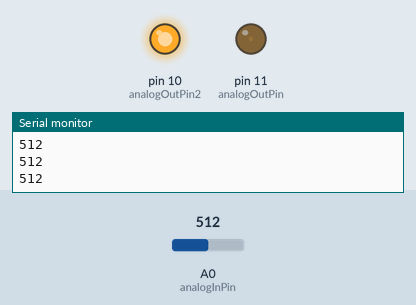
A sketch run on a simulated Arduino Uno, built with avr-gcc and run on an emulated ATmega328P. Parts: output pins drawn as LEDs (lit = HIGH), the last lines printed to the serial monitor. The inputs (shaded band) are chosen by the test bench; at power-on: A0 (analogInPin) = 512.

Above: at 1.2 s.
1.3 s: A0 (analogInPin) set to 716
At 2.3 s:
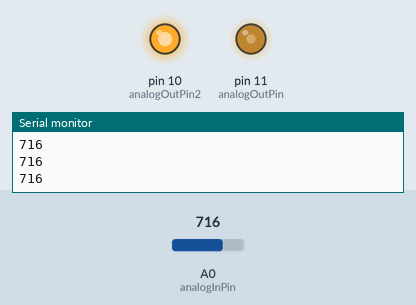
2.8 s: A0 (analogInPin) set to 900
At 3.6 s:
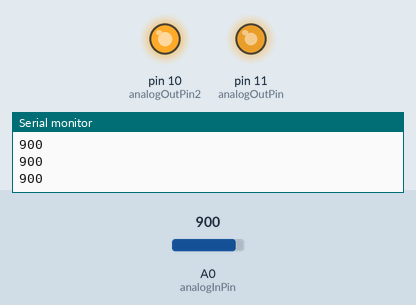
4.3 s: A0 (analogInPin) set to 306
At 4.6 s:
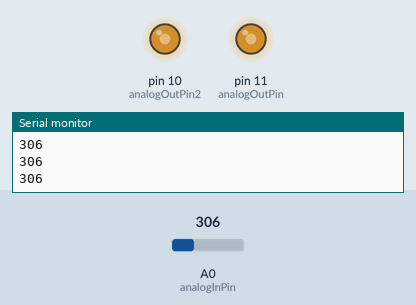
5.8 s: A0 (analogInPin) set to 511
At 7.0 s:
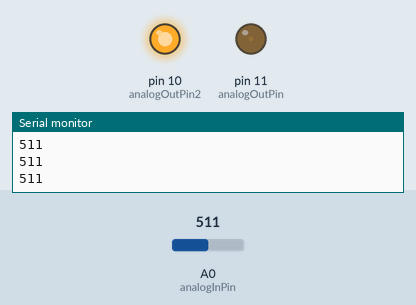
7.3 s: A0 (analogInPin) set to 0
At 8.0 s:
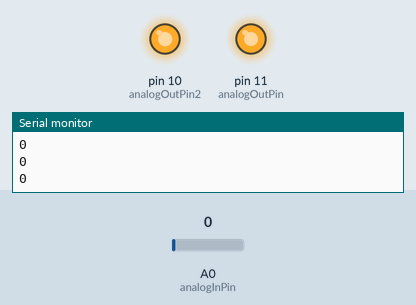
Timing chart, 0 to 9.8 s (numbered marks = the images above; inputs shaded):
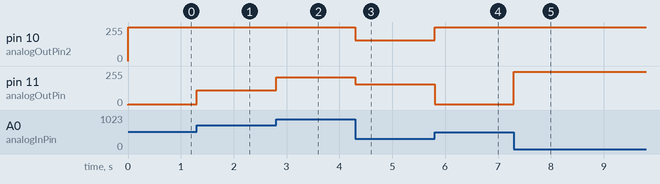

Measured:
- after the input at 1.3 s, pin 11 (analogOutPin): 5/255 → 111/255 at once
- after the input at 2.8 s, pin 11 (analogOutPin): 111/255 → 207/255 at once
- after the input at 4.3 s, pin 10 (analogOutPin2): 255/255 → 154/255 at once; pin 11 (analogOutPin): 207/255 → 154/255 at once
- after the input at 5.8 s, pin 10 (analogOutPin2): 154/255 → 255/255 at once; pin 11 (analogOutPin): 154/255 → 4/255 at once
- after the input at 7.3 s, pin 11 (analogOutPin): 4/255 → 251/255 at once

The sketch:

sensor_test.ino
```cpp
const int analogOutPin=11;
const int analogOutPin2=10;
const int analogInPin=0;
int sensorValue = 0;
int outputValue = 0;
int sensorLow = 10;
int sensorHigh = 500;
void setup()
{
  pinMode(analogOutPin,OUTPUT);
  pinMode(analogOutPin2,OUTPUT);
  pinMode(analogInPin,INPUT);
  Serial.begin(9600);
}
void loop()
{
  sensorValue=analogRead(analogInPin);
  outputValue = map(sensorValue, sensorLow, sensorHigh, 0, 255);
  analogWrite(analogOutPin,outputValue);
  analogWrite(analogOutPin2,outputValue);
  Serial.println(sensorValue);
 }
```
